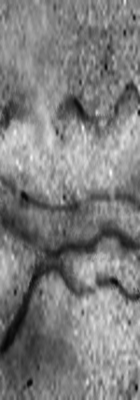
#> input picture week7/data/layers_A.png, 140 x 400 px; the run also reads 1 picture not shown here
$ jupyter execute --allow-errors week7.ipynb   (older library calls are emulated)
#> lines starting #> are read from the running program, lines starting #| are printed output that depends on the picture
### functions.py
import cv2 as cv
import matplotlib.pyplot as plt
import numpy as np
import os
import skimage.io
import scipy.interpolate
import maxflow

from scipy.ndimage import convolve
from scipy.linalg import circulant
from scipy.signal import find_peaks
from skimage.draw import polygon2mask


############################ Week 1 ##########################################

# [645 lines left out: functions get_gray_image, gaussian_1D_kernel, gaussian_1D_grad, segmentation_length, smoothing_explicit, smoothing_implicit and 17 more, not called in this run]


################################## Week 5 ###########################################

## 5.2 Task

def get_gray_image_255(image_path):
    """
    Converts an image path to a grayscale image in uint8 format.

    Parameters:
        image_path (str): The image path.

    Returns:
        numpy.ndarray: The grayscale image as a uint8 array (0-255).
    """
    image = skimage.io.imread(image_path)
    return skimage.img_as_ubyte(image)


# [50 lines left out: functions compute_V1, compute_V2, compute_V1_and_V2, not called in this run]


def get_gray_image_float(image_path):
    """
    Converts an image path to a grayscale image in float format.

    Parameters:
        image_path (str): The image path.

    Returns:
        numpy.ndarray: The grayscale image as a float array.
    """
    # Read the image
    image = skimage.io.imread(image_path)

    # Check if the image is RGB and convert to grayscale if necessary
    if image.ndim == 3 and image.shape[2] == 3:
        image = skimage.color.rgb2gray(image)

    # Convert the image to float format
    return skimage.img_as_float(image)

# [78 lines left out: functions markov_segmentation, compute_and_plot_histogram, not called in this run]

################################## Week 6 ########################################################

"""
Helping functions for snakes.
Note that I have change the original functions, so the input is a N-by-2 array!
"""

# [309 lines left out: functions distribute_points, is_crossing, is_counterclockwise, remove_intersections, initialize_circle, get_means and 5 more, not called in this run]

### week7/week7.ipynb
## Import

[cell 1]
import numpy as np
import matplotlib.pyplot as plt
import skimage.io
import slgbuilder
from PIL import Image

# This is to fix deprecated alias in numpy, but still used in slgbuilder
np.bool = bool
np.int = int

import sys
sys.path.insert(1, '..')
from functions import *

PATH = 'data/'

[cell 2]
I = np.array([[6, 9, 6, 5, 2, 3, 9],
              [7, 8, 3, 7, 4, 6, 1],
              [2, 8, 5, 6, 9, 5, 4],
              [6, 7, 8, 1, 4, 6, 9],
              [1, 8, 8, 4, 6, 2, 6],
              [5, 2, 3, 7, 3, 6, 8]])
# To change the surface cost, modify the array passed to slgbuilder.GraphObject.
# For example, to use a different cost matrix (e.g., penalize high values more):
delta = 1
surface_cost = np.abs(I-5)  # Example: invert the cost so lower values become higher cost
#> (the rest of this cell did not finish here and is left out)

## 7.4 Exercise: Layered surfaces in 2D

In this exercise you will get familiar with layered surfaces. We will only consider layered surfaces in 2D.

**1. Run the script ```on_surface_cost_example``` which demonstrates the use of on-surface cost**
- In this case we want to detect dark lines, so for on-surface cost we use image intensities. Get familiar with the functions for computing the optimal solution.

**2. Run the script ```in_region_cost_example``` which demonstrates the use of in-region cost**
- In this case we want to separate the dark and the bright regions, so for in-regions cost of dark region we use image intensities $I$, while for bright region we use $255 − I$. Get familiar with the functions for computing the optimal solution and passing the region costs to the solver.

**3. Inspect the image ```rammed-earth-layers-limestone.jpg```**
- Use the layered surface detection to detect the darkest line in the image, shown red in Figure 7.3. Then, detect two dark lines (blue and red line in the figure). Finally, detect the lines partitioning the dark regions, as shown in green in Figure 7.3.

**IMPORTANT:** In order to run the code, use the requirements_week7.txt file to install the necessary packages. and use python 3.9

**1. Run the script ```on_surface_cost_example``` which demonstrates the use of on-surface cost**

[cell 3]
#%% input
I = skimage.io.imread('data/layers_A.png').astype(np.int32)
#> I: shape (400, 140) int32; min 6, max 249, mean 125.7

fig, ax = plt.subplots(1,4)
ax[0].imshow(I, cmap='gray')
ax[0].set_title('input image')

#%% one line
#> (the rest of this cell did not finish here and is left out)

**2. Run the script ```in_region_cost_example``` which demonstrates the use of in-region cost**

[cell 4]
I = skimage.io.imread('data/peaks_image.png').astype(np.int32)
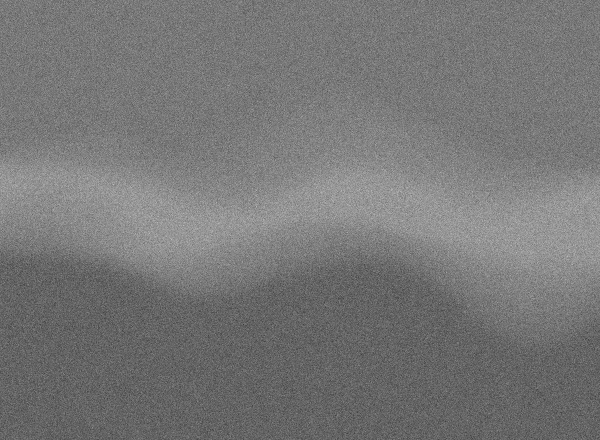
#> input picture week7/data/peaks_image.png, 600 x 440 px
#> I: shape (440, 600) int32; min 56, max 192, mean 118.4

fig, ax = plt.subplots(1,2)
ax[0].imshow(I, cmap='gray')


#> (the rest of this cell did not finish here and is left out)

**3. Inspect the image ```rammed-earth-layers-limestone.jpg```**

[cell 5]
I = skimage.io.imread('data/rammed-earth-layers-limestone.jpg').astype(np.int32)
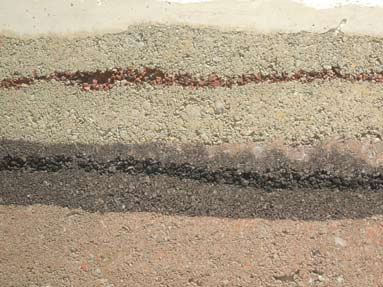
#> input picture week7/data/rammed-earth-layers-limestone.jpg, 383 x 287 px
#> I: shape (287, 383, 3) int32

fig, ax = plt.subplots(1,3)
ax[0].imshow(I, cmap='gray')
ax[0].set_title('input image')


# detect the two lines
#> (the rest of this cell did not finish here and is left out)

## 7.5 Exercise: Quantifying dental tomograms

In this exercise, you will use layered surface detection to solve a concrete image analysis problem. The problem may be solved using different approaches, and you are encouraged to find your own solution. You can therefore interpret tasks below as hints, and you don’t need to solve all the tasks.

We will address the problem of quantifying dental tomograms. The success of the dental implants depends on osseointegration, the formation of a direct interface between an implant and bone. An experiment was conducted to experiment how different conditions and treatments affect ossointegration. To assess the outcome of the experiment, we
want to measure the interface between an implant and the bone. For example, consider the two slices in Figure 7.4.

**1. Inspect the data.**

**2. Use unwapping to handle tubular (circular) data.**

**3. Detect the layer corresponding to the surface of the dental implant.**

- You may treat the slices individually or as a 3D volume.

**4. For one measure of osseointegration consider a curve displaced 20 pixels from the surface of the implant**

- Express the measure of osseointegration as the percentage of this curve which is passing trough bone. You may use thresholding to divide bone from air (threshold is around 110). You should get the result similar to Figure 7.5.

**5. Optional challenge. For another measure of osseointegration detect a surface (curve) defining the transition from bone to air in vicinity of the implant surface**.

- Quantify the distance between the bone and the implant, for example as the mean distance. You may also produce a histogram of distances.

[cell 6]
images = get_gray_image_float('data/dental_slices.tif')

fig, ax = plt.subplots(2, 3, figsize=(9,6))
ax = ax.flatten()

for i in range(6):
    ax[i].imshow(images[i])
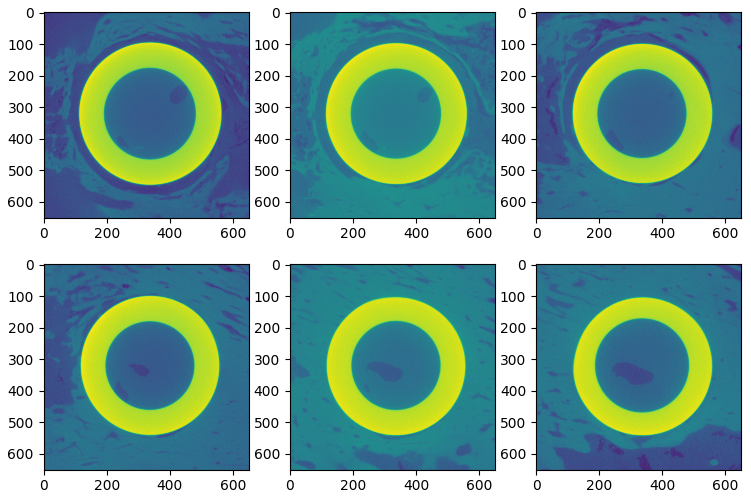
#> figure drawn by matplotlib, 6 panels

[cell 7]
a = 180 # number of angles for unfolding
angles = np.arange(a)*2*np.pi/a # angular coordinate
unwrap_list = []


fig, ax = plt.subplots(2,6, figsize=(18, 6))
ax = ax.flatten()
#> (the rest of this cell did not finish here and is left out)

Find the implants surface in the transformed image

[cell 8]
fig, ax = plt.subplots(1, 6, figsize=(18, 3))
measure_location_list = []


#> (the rest of this cell did not finish here and is left out)

[cell 9]
fig, ax = plt.subplots(1, 6, figsize=(18, 3))
#> (the rest of this cell did not finish here and is left out)

## 7.6 Exercise: Quantifying abdominal fat

This is another quantitative image analysis problem which may be solved using layered surfaces. The task is to measure the thickness of abdominal fat from the MRI (magnetic resonance imaging) scans. For example, consider the image in Figure 7.6. The MRI images share similarities with the slices from dental implants, so you can re-use some parts of the code developed for the previous exercise. However, abdominal cross-section is less circular than dental implant, so you might need to adjust the parameter δ.

**1. Inspect the data**

**2. Use unwapping to handle tubular (circular) data**

**3. Detect two layer corresponding to the outer and inner surface of the abdominal fat.**

**4. Estimate the average thickness of the abdominal fat (in pixels)**
- One way of achieving this is to compute the radial distances between the inner and the outer surface and average these distances. Alternatively, you can compute the fat area, and divide with abdominal circumference.

[cell 10]
image_paths = ['IM_1016.png', 'IM_1041.png', 'IM_1306.png', 'IM_1334.png', 'IM_1347.png', 'IM_1429.png']

a = 180 # number of angles for unfolding
angles = np.arange(a)*2*np.pi/a # angular coordinate
unwrap_list = []

fig, ax = plt.subplots(2,6, figsize=(18, 6))
ax = ax.flatten()
images = get_gray_image_float('data/dental_slices.tif')
print(images[0].shape)
#| (650, 650)

images = get_gray_image_float(PATH + 'AbFat/' + image_paths[0])
#> call 3 of get_gray_image_float, with image_path = 'data/AbFat/IM_1016.png'
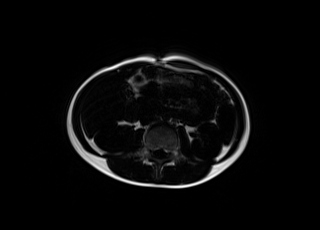
#> input picture week7/data/AbFat/IM_1016.png, 320 x 230 px
#> in get_gray_image_float, image is the input picture: shape (230, 320); min 0, max 254, mean 9
print(images.shape)
#| (230, 320)

#> (the rest of this cell did not finish here and is left out)

#> `I = I[:, remove_edge:-remove_edge]`:
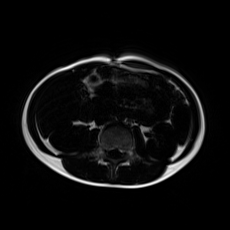
#> I: shape (230, 230); min 0, max 254, mean 12.5

    # the code below is added to ensure that the shape of the image is equal original is 230, 320 and need it to be 230, 230
    remove_edge = np.int((I.shape[1] - I.shape[0])/2)
    I = I[:, remove_edge:-remove_edge]

    center = (np.array(I.shape)-1)/2
    r = int(min(I.shape)/2)
    radii = np.arange(r) + 1 #radial coordinate for unwrapping

    X = center[0] + np.outer(radii,np.cos(angles))
    Y = center[1] + np.outer(radii,np.sin(angles))

    F = scipy.interpolate.interp2d(np.arange(I.shape[0]), np.arange(I.shape[1]), I)
    U = np.array([F(p[0],p[1]) for p in np.c_[Y.ravel(),X.ravel()]])
    U = U.reshape((r,a))
    unwrap_list.append(U) #.astype(np.int32)

    ax[2*i].imshow(I, cmap='gray')
    ax[2*i].set_title(f'image {i}')
    ax[2*i+1].imshow(U, cmap='gray')
    ax[2*i+1].set_title(f'image {i}')


unwrap = np.stack(unwrap_list)

[cell 11]
fig, ax = plt.subplots(1, 6, figsize=(18, 3))
measure_location_list = []


#> (the rest of this cell did not finish here and is left out)

## QUIZ

[cell 12]
image = np.array([6, 1, 5, 4, 5, 7, 2, 7, 2, 3, 4, 1, 1, 5, 7, 4, 2, 6, 5, 2, 3, 5, 4, 3, 2, 4, 3, 6, 7, 7]).reshape(5,6)
print('The image is given as:\n', image)

### 1.  What is the cost of the line given by $f(x) = 2$?

[cell 13]
row_2 = image[-2,:]
cost = np.sum(row_2)
print('The second row is:\n', row_2)
print(f'The cost is given by:', cost)

### 2.  What is the cost of the min-cost solution constrained by $\Delta_x = 0$

This means, that I'm not allowed to change my direction in x, so I need to find the line, with the lowest cost, that is parallel to the x-axis.

[cell 14]
I = image
delta = 0

#> (the rest of this cell did not finish here and is left out)

### 3.  What is the cost of the min-cost solution constrained by $\Delta_x= 3$?

[cell 15]
I = image
delta = 3

#> (the rest of this cell did not finish here and is left out)
